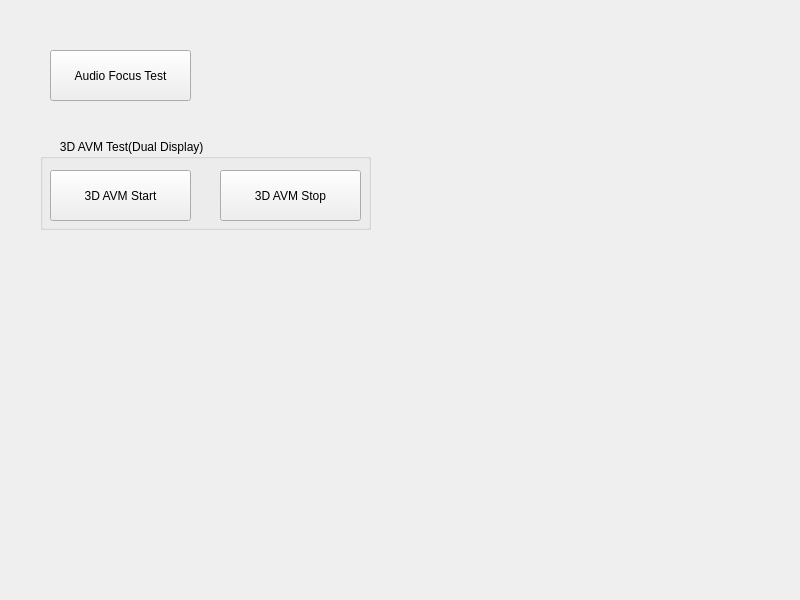
<?xml version="1.0" encoding="UTF-8"?>
<ui version="4.0">
 <class>TabTest</class>
 <widget class="QWidget" name="TabTest">
  <property name="geometry">
   <rect>
    <x>0</x>
    <y>0</y>
    <width>800</width>
    <height>600</height>
   </rect>
  </property>
  <property name="windowTitle">
   <string>Form</string>
  </property>
  <widget class="QPushButton" name="btnAudioFocusTest">
   <property name="geometry">
    <rect>
     <x>50</x>
     <y>50</y>
     <width>141</width>
     <height>51</height>
    </rect>
   </property>
   <property name="text">
    <string>Audio Focus Test</string>
   </property>
  </widget>
  <widget class="QPushButton" name="btnAVMStart">
   <property name="geometry">
    <rect>
     <x>50</x>
     <y>170</y>
     <width>141</width>
     <height>51</height>
    </rect>
   </property>
   <property name="text">
    <string>3D AVM Start</string>
   </property>
  </widget>
  <widget class="QPushButton" name="btnAVMStop">
   <property name="geometry">
    <rect>
     <x>220</x>
     <y>170</y>
     <width>141</width>
     <height>51</height>
    </rect>
   </property>
   <property name="text">
    <string>3D AVM Stop</string>
   </property>
  </widget>
  <widget class="QGroupBox" name="groupBox">
   <property name="geometry">
    <rect>
     <x>40</x>
     <y>139</y>
     <width>331</width>
     <height>91</height>
    </rect>
   </property>
   <property name="title">
    <string>      3D AVM Test(Dual Display)</string>
   </property>
  </widget>
  <zorder>groupBox</zorder>
  <zorder>btnAudioFocusTest</zorder>
  <zorder>btnAVMStart</zorder>
  <zorder>btnAVMStop</zorder>
 </widget>
 <resources/>
 <connections/>
</ui>
